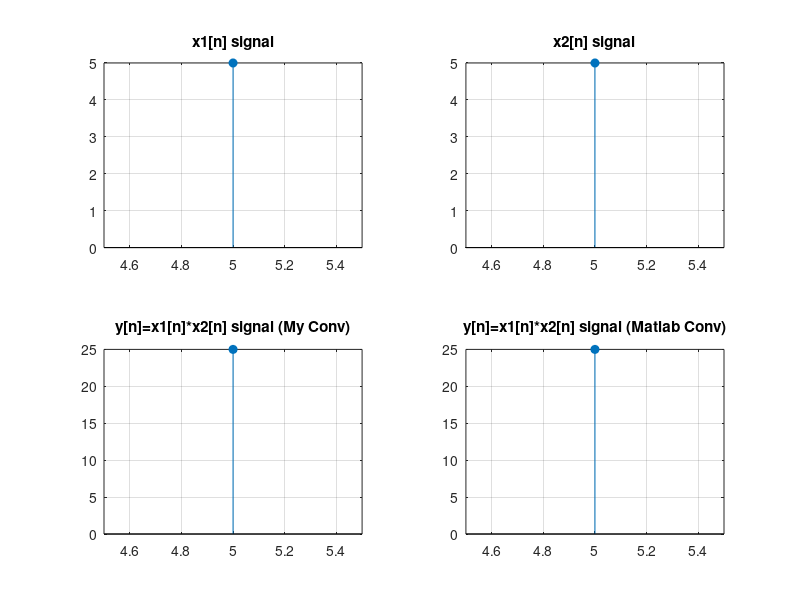

MATLAB code to generate this figure:
function [yn,My] = myconv(x1n,Mx1,x2n,Mx2);
if nargin < 4 || isempty(x1n) || isempty(x2n) || isempty(Mx1) || isempty(Mx2)
    Mx1 = input('x1[n]''in başlangıç indisini giriniz: ');
    x1n = input('x1[n]''i giriniz: ');
    Mx2 = input('x2[n]''in başlangıç indisini giriniz: ');
    x2n = input('x2[n]''i giriniz: ');
end
Nx1 = Mx1 + length(x1n)-1;
Nx2 = Mx2 + length(x2n)-1;
My = Mx1;
Ny = Mx1 + length(x1n) + length(x2n)-2;
disp(strcat('[Mx1,Nx1]: [',num2str(Mx1),',',num2str(Nx1),']'))
disp(strcat('[Mx2,Nx2]: [',num2str(Mx2),',',num2str(Nx2),']'))
disp(strcat('[My,Ny]: [',num2str(My),',',num2str(Ny),']'))
yn = zeros(1,Ny-My+1);
for i=[1:(length(x1n)+length(x2n)-1)]
    Multipl = x1n.*x2n';
    diagon = i-length(x2n);
    yn(i) = sum(diag(flipud(Multipl),diagon));
end
figure;

subplot(2,2,1);
stem([Mx1:Nx1],x1n,'filled');
title('x1[n] signal');
xlim('tight');
grid on

subplot(2,2,2);;
stem([Mx2:Nx2],x2n,'filled');
title('x2[n] signal');
xlim('tight');
grid on

subplot(2,2,3);
stem([My:Ny],yn,'filled');
title('y[n]=x1[n]*x2[n] signal (My Conv)');
xlim('tight');
grid on

subplot(2,2,4);
stem([My:Ny],conv(x1n,x2n),'filled');
title('y[n]=x1[n]*x2[n] signal (Matlab Conv)');
xlim('tight');
grid on
